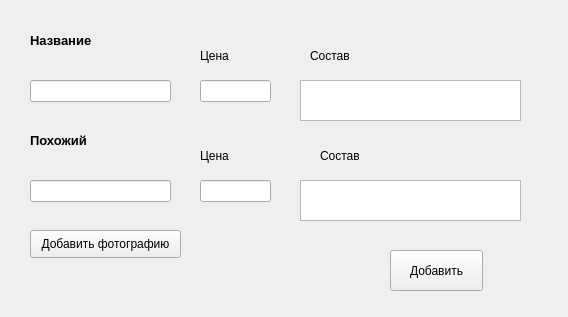
<?xml version="1.0" encoding="UTF-8"?>
<ui version="4.0">
 <class>objects_add</class>
 <widget class="QWidget" name="objects_add">
  <property name="geometry">
   <rect>
    <x>0</x>
    <y>0</y>
    <width>568</width>
    <height>317</height>
   </rect>
  </property>
  <property name="windowTitle">
   <string>Form</string>
  </property>
  <widget class="QLabel" name="name_3">
   <property name="geometry">
    <rect>
     <x>30</x>
     <y>30</y>
     <width>101</width>
     <height>21</height>
    </rect>
   </property>
   <property name="text">
    <string>&lt;html&gt;&lt;head/&gt;&lt;body&gt;&lt;p&gt;&lt;span style=&quot; font-size:10pt; font-weight:600;&quot;&gt;Название&lt;/span&gt;&lt;/p&gt;&lt;/body&gt;&lt;/html&gt;</string>
   </property>
  </widget>
  <widget class="QLabel" name="name_4">
   <property name="geometry">
    <rect>
     <x>30</x>
     <y>130</y>
     <width>101</width>
     <height>21</height>
    </rect>
   </property>
   <property name="text">
    <string>&lt;html&gt;&lt;head/&gt;&lt;body&gt;&lt;p&gt;&lt;span style=&quot; font-size:10pt; font-weight:600;&quot;&gt;Похожий&lt;/span&gt;&lt;/p&gt;&lt;/body&gt;&lt;/html&gt;</string>
   </property>
  </widget>
  <widget class="QPushButton" name="add_2">
   <property name="geometry">
    <rect>
     <x>390</x>
     <y>250</y>
     <width>93</width>
     <height>41</height>
    </rect>
   </property>
   <property name="text">
    <string>Добавить</string>
   </property>
  </widget>
  <widget class="QLineEdit" name="name">
   <property name="geometry">
    <rect>
     <x>30</x>
     <y>80</y>
     <width>141</width>
     <height>22</height>
    </rect>
   </property>
  </widget>
  <widget class="QLineEdit" name="analogue">
   <property name="geometry">
    <rect>
     <x>30</x>
     <y>180</y>
     <width>141</width>
     <height>22</height>
    </rect>
   </property>
  </widget>
  <widget class="QLabel" name="labelnameN_2">
   <property name="geometry">
    <rect>
     <x>200</x>
     <y>40</y>
     <width>51</width>
     <height>31</height>
    </rect>
   </property>
   <property name="text">
    <string>Цена</string>
   </property>
  </widget>
  <widget class="QLineEdit" name="price_n">
   <property name="geometry">
    <rect>
     <x>200</x>
     <y>80</y>
     <width>71</width>
     <height>22</height>
    </rect>
   </property>
  </widget>
  <widget class="QLabel" name="labelnameN_3">
   <property name="geometry">
    <rect>
     <x>310</x>
     <y>40</y>
     <width>51</width>
     <height>31</height>
    </rect>
   </property>
   <property name="text">
    <string>Состав</string>
   </property>
  </widget>
  <widget class="QLabel" name="labelnameN_4">
   <property name="geometry">
    <rect>
     <x>320</x>
     <y>140</y>
     <width>51</width>
     <height>31</height>
    </rect>
   </property>
   <property name="text">
    <string>Состав</string>
   </property>
  </widget>
  <widget class="QLineEdit" name="price_a">
   <property name="geometry">
    <rect>
     <x>200</x>
     <y>180</y>
     <width>71</width>
     <height>22</height>
    </rect>
   </property>
  </widget>
  <widget class="QLabel" name="labelnameN_5">
   <property name="geometry">
    <rect>
     <x>200</x>
     <y>140</y>
     <width>51</width>
     <height>31</height>
    </rect>
   </property>
   <property name="text">
    <string>Цена</string>
   </property>
  </widget>
  <widget class="QPlainTextEdit" name="structure_a">
   <property name="geometry">
    <rect>
     <x>300</x>
     <y>180</y>
     <width>221</width>
     <height>41</height>
    </rect>
   </property>
  </widget>
  <widget class="QPlainTextEdit" name="structure_n">
   <property name="geometry">
    <rect>
     <x>300</x>
     <y>80</y>
     <width>221</width>
     <height>41</height>
    </rect>
   </property>
  </widget>
  <widget class="QPushButton" name="add_picture">
   <property name="geometry">
    <rect>
     <x>30</x>
     <y>230</y>
     <width>151</width>
     <height>28</height>
    </rect>
   </property>
   <property name="text">
    <string>Добавить фотографию</string>
   </property>
  </widget>
 </widget>
 <resources/>
 <connections/>
</ui>
